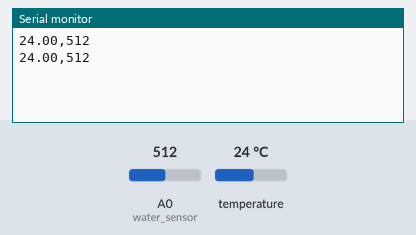
The sketch below on a simulated Arduino Uno, built with avr-gcc and run on an emulated ATmega328P. On the bench: the last lines printed to the serial monitor. Inputs (shaded band) come from the test bench; at power-on: temperature 24 °C, A0 (water_sensor) = 512.

Above: at 4.3 s.
4.4 s: temperature set to 12 °C
At 7.2 s:
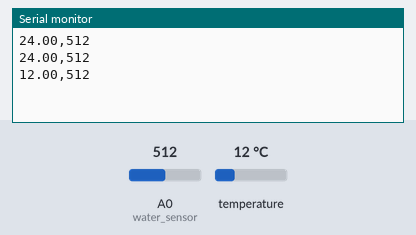
8.1 s: A0 (water_sensor) set to 716
At 10.5 s:
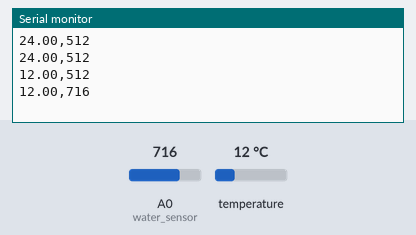
11.8 s: temperature set to 19 °C
At 12.5 s:
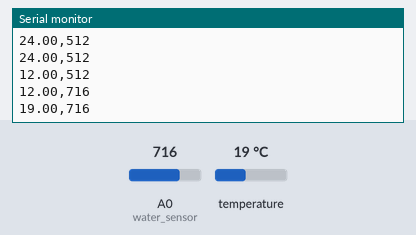
15.5 s: A0 (water_sensor) set to 900
At 17.8 s:
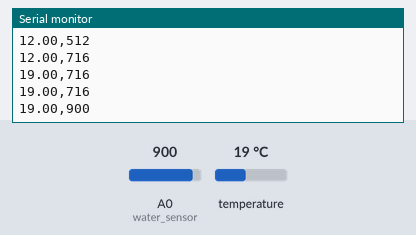
Timing chart, 0 to 19.3 s (numbered marks = the images above; inputs shaded):
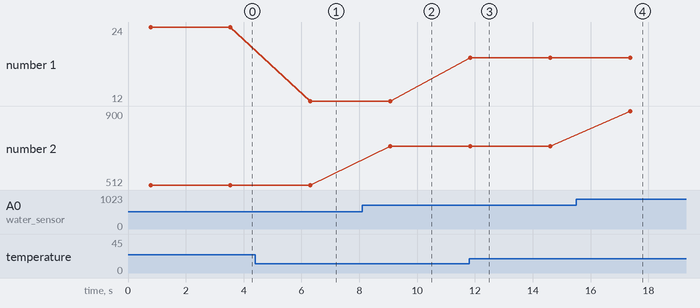

Measured:
- after the input at 4.4 s, the serial monitor: prints a new line after 1.9 s (image 1)
- after the input at 8.1 s, the serial monitor: prints a new line after 0.97 s (image 2)
- after the input at 11.8 s, the serial monitor: prints a new line at once (image 3)
- after the input at 15.5 s, the serial monitor: prints a new line after 1.9 s (image 4)
- plotted number 1: 24 → 12 after the input at 4.4 s, 12 → 19 after the input at 11.8 s
- plotted number 2: 512 → 716 after the input at 8.1 s, 716 → 900 after the input at 15.5 s

The sketch:

sensors.ino
```cpp
#include <OneWire.h>
#include <DallasTemperature.h>
#define one_wire_bus 4
#define water_sensor A0

OneWire oneWire(one_wire_bus);
DallasTemperature sensors(&oneWire);

void setup() {
  Serial.begin(9600);
  sensors.begin();
  pinMode(water_sensor, INPUT);
}

void loop() {
  sensors.requestTemperatures();
  float tempC = sensors.getTempCByIndex(0);
  int waterLevel = analogRead(water_sensor);
  Serial.print(tempC);
  Serial.print(",");
  Serial.println(waterLevel);

  delay(2000);
}
```
